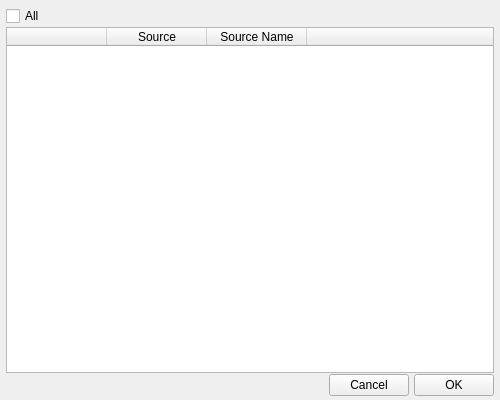
<?xml version="1.0" encoding="UTF-8"?>
<ui version="4.0">
 <class>select_source_interface</class>
 <widget class="QDialog" name="select_source_interface">
  <property name="windowModality">
   <enum>Qt::WindowModal</enum>
  </property>
  <property name="geometry">
   <rect>
    <x>0</x>
    <y>0</y>
    <width>500</width>
    <height>400</height>
   </rect>
  </property>
  <property name="minimumSize">
   <size>
    <width>500</width>
    <height>400</height>
   </size>
  </property>
  <property name="maximumSize">
   <size>
    <width>500</width>
    <height>600</height>
   </size>
  </property>
  <property name="windowTitle">
   <string>Dialog</string>
  </property>
  <layout class="QVBoxLayout" name="verticalLayout_2">
   <property name="spacing">
    <number>8</number>
   </property>
   <property name="leftMargin">
    <number>6</number>
   </property>
   <property name="topMargin">
    <number>6</number>
   </property>
   <property name="rightMargin">
    <number>6</number>
   </property>
   <property name="bottomMargin">
    <number>4</number>
   </property>
   <item>
    <layout class="QVBoxLayout" name="verticalLayout" stretch="0,0,0">
     <property name="spacing">
      <number>1</number>
     </property>
     <item>
      <layout class="QHBoxLayout" name="horizontalLayout_2">
       <item>
        <widget class="QCheckBox" name="checkBox_all_source">
         <property name="focusPolicy">
          <enum>Qt::NoFocus</enum>
         </property>
         <property name="text">
          <string>All</string>
         </property>
        </widget>
       </item>
       <item>
        <spacer name="horizontalSpacer_2">
         <property name="orientation">
          <enum>Qt::Horizontal</enum>
         </property>
         <property name="sizeHint" stdset="0">
          <size>
           <width>40</width>
           <height>20</height>
          </size>
         </property>
        </spacer>
       </item>
      </layout>
     </item>
     <item>
      <widget class="QTableWidget" name="tableWidget_source">
       <property name="focusPolicy">
        <enum>Qt::NoFocus</enum>
       </property>
       <property name="editTriggers">
        <set>QAbstractItemView::NoEditTriggers</set>
       </property>
       <property name="alternatingRowColors">
        <bool>true</bool>
       </property>
       <property name="selectionMode">
        <enum>QAbstractItemView::NoSelection</enum>
       </property>
       <property name="selectionBehavior">
        <enum>QAbstractItemView::SelectRows</enum>
       </property>
       <property name="gridStyle">
        <enum>Qt::NoPen</enum>
       </property>
       <property name="columnCount">
        <number>4</number>
       </property>
       <attribute name="horizontalHeaderCascadingSectionResizes">
        <bool>false</bool>
       </attribute>
       <attribute name="horizontalHeaderHighlightSections">
        <bool>false</bool>
       </attribute>
       <attribute name="horizontalHeaderStretchLastSection">
        <bool>true</bool>
       </attribute>
       <attribute name="verticalHeaderHighlightSections">
        <bool>false</bool>
       </attribute>
       <attribute name="verticalHeaderStretchLastSection">
        <bool>false</bool>
       </attribute>
       <column>
        <property name="text">
         <string/>
        </property>
       </column>
       <column>
        <property name="text">
         <string>Source</string>
        </property>
       </column>
       <column>
        <property name="text">
         <string>Source Name</string>
        </property>
       </column>
       <column>
        <property name="text">
         <string/>
        </property>
       </column>
      </widget>
     </item>
     <item>
      <layout class="QHBoxLayout" name="horizontalLayout">
       <property name="spacing">
        <number>5</number>
       </property>
       <item>
        <spacer name="horizontalSpacer">
         <property name="orientation">
          <enum>Qt::Horizontal</enum>
         </property>
         <property name="sizeHint" stdset="0">
          <size>
           <width>40</width>
           <height>20</height>
          </size>
         </property>
        </spacer>
       </item>
       <item>
        <widget class="QPushButton" name="pushButton_cancel">
         <property name="focusPolicy">
          <enum>Qt::NoFocus</enum>
         </property>
         <property name="text">
          <string>Cancel</string>
         </property>
        </widget>
       </item>
       <item>
        <widget class="QPushButton" name="pushButton_ok">
         <property name="focusPolicy">
          <enum>Qt::NoFocus</enum>
         </property>
         <property name="text">
          <string>OK</string>
         </property>
        </widget>
       </item>
      </layout>
     </item>
    </layout>
   </item>
  </layout>
 </widget>
 <resources/>
 <connections/>
</ui>
